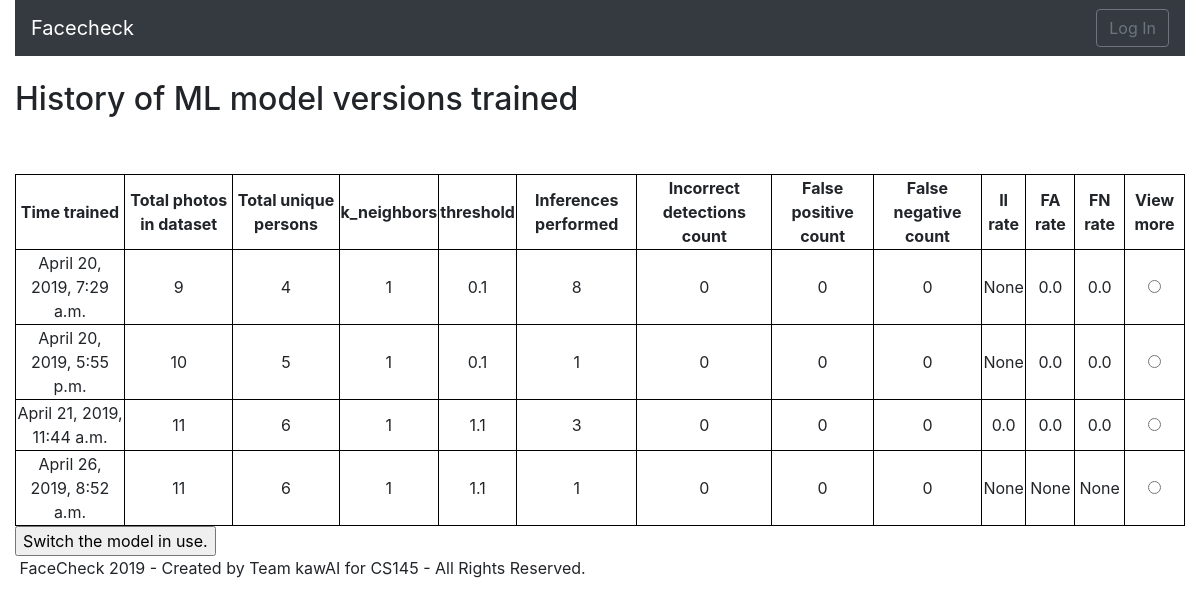
Before: /models/ with the older database file.
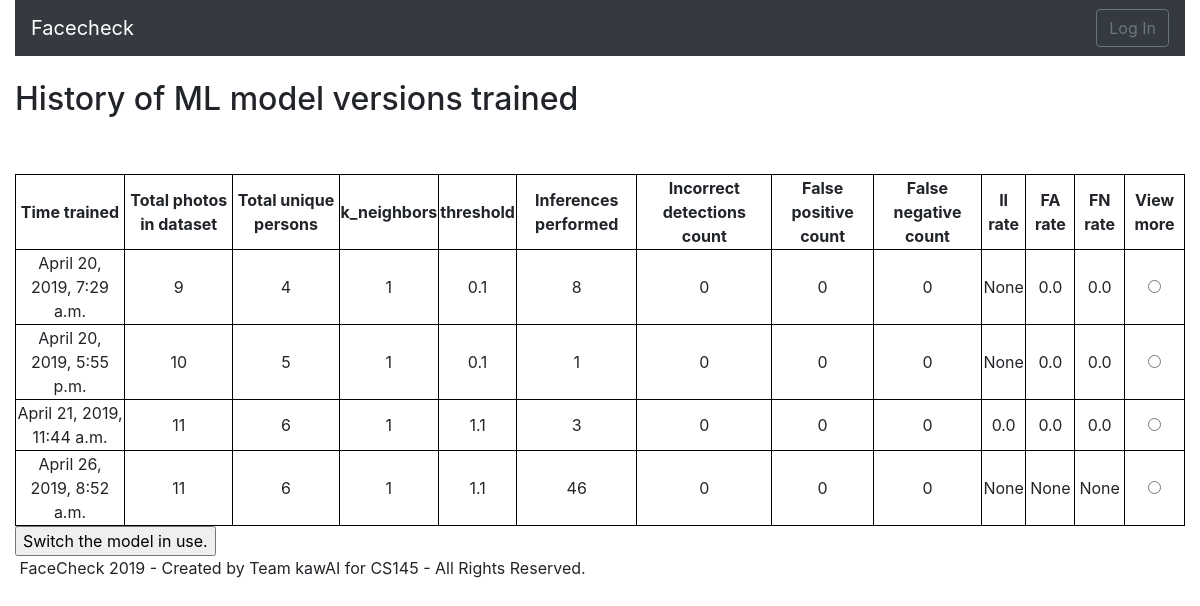
After: the same page with the newer database file.
### faces/models.py (models this page shows, shortened)
class MLModelVersion(Model):
    time_trained = models.DateTimeField()
    model = models.FileField(upload_to=modelpath, default='defaultclf.pkl')
    total_photos = models.PositiveIntegerField(default=1)
    unique_persons = models.PositiveIntegerField(default=1)
    k_neighbors = models.PositiveIntegerField("k parameter for kNN algorithm", default=1)
    threshold = models.FloatField('Threshold for distinguishing registered and unregistered faces',default=1.1)
    is_in_use = models.BooleanField(default=False, blank=False, null=False)
    inf_count = models.PositiveIntegerField("Inferences performed", default=0)
    fp_count = models.PositiveIntegerField("False positives incurred", default=0)
    fn_count = models.PositiveIntegerField("False negatives incurred", default=0)
    ii_count = models.PositiveIntegerField("Incorrect identifications incurred", default=0)
    fa_rate = models.FloatField("False acceptance rate", default=None, blank=True, null=True)
    fr_rate = models.FloatField("False rejection rate", default=None, blank=True, null=True)
    ii_rate = models.FloatField("Incorrect identification rate", default=None, blank=True, null=True)

### faces/views.py (the view)
# urls.py: path('models/', views.ListModels.as_view(), name='list_models'),
class ListModels(ListView):
    model = MLModelVersion
    template_name = "models_list.html"
    context_object_name = "modelslist"
    def get_context_data(self, **kwargs):
        context = super().get_context_data(**kwargs)
        context['form'] = RetrainModelForm
        return context

### templates/models_list.html (shortened to what this page needs)
{% extends "base.html" %}
{% block content %}
<h2> History of ML model versions trained </h2>
<br><br>
<form method="post" action="{% url 'switch_model' %}">
<table>
    <tr>
        <th> Time trained </th>
        <th> Total photos in dataset </th>
        <th> Total unique persons </th>
        <th> k_neighbors </th>
        <th> threshold </th>
        <th> Inferences performed </th>
        <th> Incorrect detections count </th>
        <th> False positive count </th>
        <th> False negative count </th>
        <th> II rate </th>
        <th> FA rate </th>
        <th> FN rate </th>
        <th> View more </th>
    <tr>
{% for item in modelslist %}
    <tr>
        <td> {{item.time_trained}} </td>
        <td>{{item.total_photos}}</td>
        <td> {{item.unique_persons}} </td>
        <td> {{item.k_neighbors}} </td>
        <td> {{item.threshold}} </td>
        <td> {{item.inf_count}} </td>
        <td> {{item.ii_count}} </td>
        <td> {{item.fp_count}} </td>
        <td> {{item.fn_count}} </td>
        <td> {{item.ii_rate}} </td>
        <td> {{item.fa_rate}} </td>
        <td> {{item.fr_rate}} </td>
        <td> <input type="radio" name="select model" value="{{item.id}}"> </td>
{% empty %}
<tr> <td colspan="13"> None </td></tr>
{% endfor %}
</table>
<input type="submit" value="Switch the model in use.">
</form>
{% endblock %}

Changed rows visible on the page:
changed MLModelVersion "April 26, 2019, 8:52 a.m.": inf_count "1" → "46"
